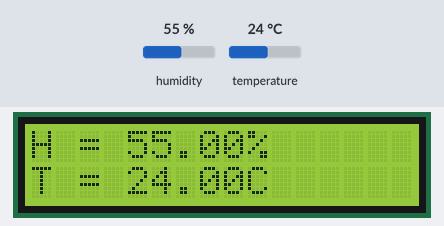
Bench run of a sketch on a simulated Arduino Uno, built with avr-gcc and run on an emulated ATmega328P. Shown: 16×2 character LCD. The test bench sets the inputs (shaded band); at power-on: humidity 55 %, temperature 24 °C.

Above: at 1.2 s.
1.3 s: humidity set to 22 %
At 3.1 s:
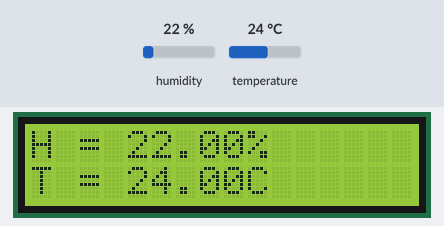
3.6 s: temperature set to 12 °C
At 5.4 s:
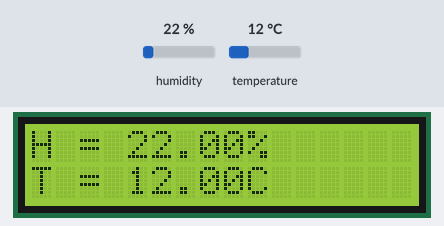
5.7 s: humidity set to 40 %
At 7.5 s:
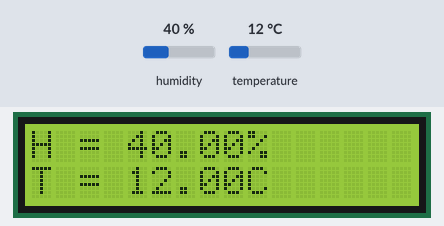
7.8 s: temperature set to 19 °C
At 8.9 s:
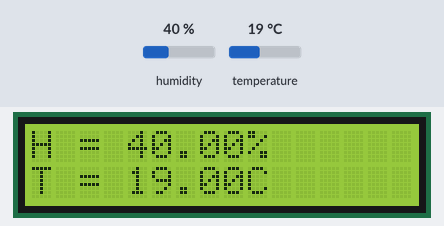
Timing chart, 0 to 10.8 s (numbered marks = the images above; inputs shaded):
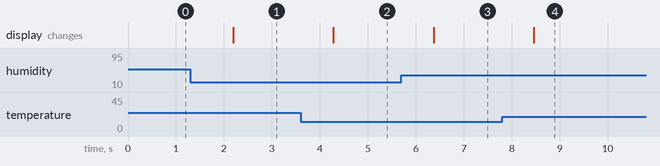

Measured:
- after the input at 1.3 s, the display: changes after 0.90 s (image 1)
- after the input at 3.6 s, the display: changes after 0.68 s (image 2)
- after the input at 5.7 s, the display: changes after 0.67 s (image 3)
- after the input at 7.8 s, the display: changes after 0.66 s (image 4)

The sketch:

lab7-1.ino
```cpp
#include <dht.h>
#include <LiquidCrystal_I2C.h>
#define dht_dpin 2

LiquidCrystal_I2C lcd(0x27 ,2 ,1 ,0 ,4 ,5 ,6 ,7 ,3 ,POSITIVE);

dht DHT;

void setup() {
  // put your setup code here, to run once:
  lcd.begin(16,2);

}

void loop() {
  // put your main code here, to run repeatedly:
    DHT.read11(dht_dpin);
    lcd.setCursor(0,0);
    lcd.print("H = ");
    lcd.print(DHT.humidity);
    lcd.print("%");
    lcd.setCursor(0,1);
    lcd.print("T = ");
    lcd.print(DHT.temperature);
    lcd.print("C");
  delay(1000);

}
```
